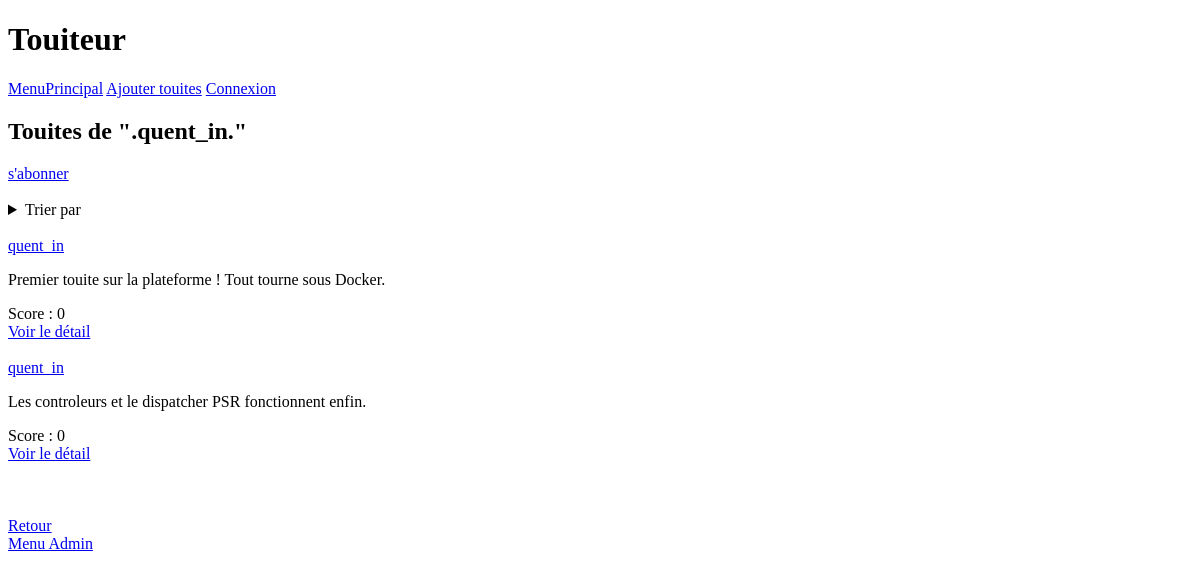
The page /?action=DisplayTouiteOfUser&id=1 on the database as committed earlier.
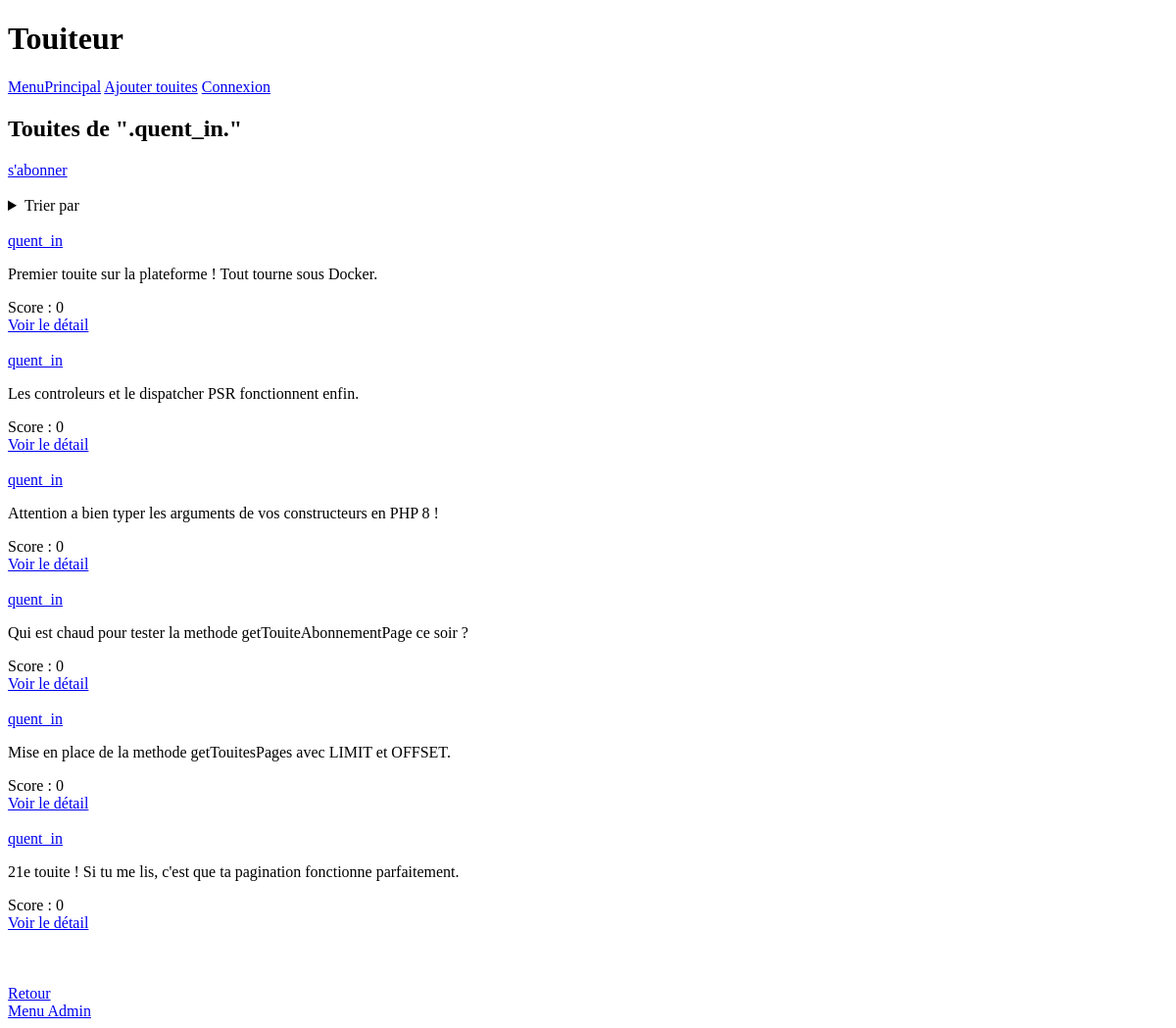
The same page on the database as committed later.
### tables this page shows
CREATE TABLE utilisateur (
id_user INT AUTO_INCREMENT PRIMARY KEY,
username VARCHAR(30) NOT NULL UNIQUE,
nom_user VARCHAR(50),
prenom_user VARCHAR(50),
email_user VARCHAR(120),
nb_touites INT DEFAULT 0 NOT NULL,
CONSTRAINT chk_user_nb_touites CHECK (nb_touites >= 0)
);

CREATE TABLE touite (
id_touite INT AUTO_INCREMENT PRIMARY KEY,
texte_touite VARCHAR(235) NOT NULL,
id_user INT NOT NULL,
id_image INT,
date_touite DATETIME DEFAULT CURRENT_TIMESTAMP NOT NULL,
score INT DEFAULT 0,
CONSTRAINT fk_touite_user FOREIGN KEY (id_user) REFERENCES utilisateur(id_user),
CONSTRAINT fk_touite_image FOREIGN KEY (id_image) REFERENCES image(id_image)
);

### public/index.php (called while the page is built, shortened)
<?php
try {
    $dispatcher = new Dispatcher();
    $dispatcher->addRoute('default', HomeAction::class);
    $dispatcher->addRoute('home', HomeAction::class);
    $dispatcher->addRoute('add-touite', AddTouitesAction::class);
    $dispatcher->addRoute('display-touite', DisplayTouiteAction::class);
    $dispatcher->addRoute('DisplayTouiteOfUser', DisplayTouitesOfUserAction::class);
    $dispatcher->addRoute('connexion', ConnexionAction::class);
    $dispatcher->addRoute('profil', ProfilAction::class);
    $dispatcher->addRoute('like', LikeAction::class);
    $dispatcher->addRoute('dislike', DislikeAction::class);
    $dispatcher->addRoute('deconnexion', DeconnecterAction::class);
    $dispatcher->addRoute('tagPage', DisplayTagPage::class);
    $dispatcher->addRoute('abonnementUser', AbonnerUserAction::class);
    $dispatcher->addRoute('abonnementTag', AbonnerTagAction::class);
    $dispatcher->addRoute('pagePerso', PagePersoAction::class);
    $dispatcher->addRoute('connexionAdmin', ConnectionAdminAction::class);
    $dispatcher->addRoute('adminPage', adminPageAction::class);
    $dispatcher->run();
} catch (Exception $e) {
    echo "<h1>Erreur critique</h1>";
    echo "<p>" . htmlspecialchars($e->getMessage()) . "</p>";
}

### src/repository/TouiteRepository.php (called while the page is built, shortened)
<?php
class TouiteRepository {
    private static ?array $config= null;
    private static ?TouiteRepository $instance=null;
    private PDO $pdo;
    public function __construct (){
        $driver = self::$config['driver'] ?? 'mysql';
        $host = self::$config['host'] ?? 'localhost';
        $database = self::$config['database'] ?? '';
        $user = self::$config['username'] ?? '';
        $pass = self::$config['password'] ?? '';
        $dsn = "{$driver}:host={$host};dbname={$database};charset=utf8";
        $this->pdo = new PDO($dsn, $user, $pass, [
            PDO::ATTR_ERRMODE => PDO::ERRMODE_EXCEPTION,
            PDO::ATTR_DEFAULT_FETCH_MODE => PDO::FETCH_ASSOC
        ]);
    }
    public static function setConfig (String $file): void{
        $conf = parse_ini_file($file);
        self::$config = $conf;
    }
    public static function getInstance() : TouiteRepository{
        if (self::$instance === null){
            self::$instance = new TouiteRepository();
        }
        return self::$instance;
    }
    public function getTag(string $libelle_tag): ?Tag
    {
        $querySelect = "SELECT * FROM tag WHERE libelle_tag = :libelle_tag";
        $stmtSelect = $this->pdo->prepare($querySelect);
        $stmtSelect->execute([':libelle_tag' => $libelle_tag]);
        $tag = $stmtSelect->fetch();
        return null;
    }
    public function getListTouiteUserInverse(int $iduser): array
    {
        $sql = "SELECT t.id_touite, t.texte_touite, t.date_touite,
                   u.id_user,u.username, u.nom_user, u.prenom_user, u.email_user,
                   i.chemin_img
            FROM touite t
            JOIN utilisateur u ON u.id_user = t.id_user
            LEFT JOIN image i ON t.id_image = i.id_image
            WHERE t.id_user = :iduser
            GROUP BY t.id_touite, t.texte_touite, t.date_touite, u.id_user,u.username, u.nom_user, u.prenom_user, u.email_user, i.chemin_img
            ORDER BY t.date_touite ASC";
        $stmt = $this->pdo->prepare($sql);
        $stmt->execute([
            'iduser' => $iduser
        ]);
        $rows = $stmt->fetchAll();
        return ($this->getTouites($rows));
    }
    public function getTouites(array $rows):array{
        $touites = [];
        foreach ($rows as $row) {
            $auteur = new User(
                (int)$row['id_user'],
                0,
                $row['username'],
                $row['nom_user'],
                $row['prenom_user'],
                $row['email_user']
            );
            $touites[] = new Touite(
                (int)$row['id_touite'],
                $auteur,
                $row['date_touite'],
                $row['texte_touite'],
                $row['chemin_img'] ?? null,
                [],
                $row['score'] ?? 0
            );
        }
        return $touites;
    }
    public function estAbonne(int $idFollowed) : string {
        return "s'abonner";
    }
}

### src/render/TouiteRendererDefault.php (called while the page is built, shortened)
<?php
abstract class TouiteRendererDefault implements Renderer {
    protected TouiteRepository $repo;
    public function __construct(Touite $touite,TouiteRepository $repo)
    {
        $this->touite = $touite;
        $this->repo = $repo;
    }
    public function render(int $selector = self::COMPACT): string {
        switch ($selector) {
            case self::COMPACT:
            default:
                return $this->renderCompact();
        }
    }
    public function replaceTagInText(string $text): string
    {
        $tags = Tag::getTagInText($text);
        foreach ($tags as $libelle) {
            $tag = $this->repo->getTag($libelle);
        }
        return $text;
    }
}

### src/objet/Touite.php (called while the page is built, shortened)
<?php
class Touite
{
    private int $id_touite;
    private User $auteur;
    private string $contenu;
    private int $score;
    public function __construct(int $id_touite, User $auteur, string $date, string $contenu, ?string $image, ?array $tags,int $score = 0)
    {
        $this->id_touite = $id_touite;
        $this->auteur = $auteur;
        $this->contenu = $contenu;
        $this->score = $score;
    }
    public function getContenu(): string
    {
        return $this->contenu;
    }
    public function getIdTouite(): int
    {
        return $this->id_touite;
    }
    public function getAuteur(): User
    {
        return $this->auteur;
    }
    public function getScore(): int
    {
        return $this->score;
    }
}

### src/objet/User.php (called while the page is built, shortened)
<?php
class User
{
    private int $id_user;
    private ?string $username;
    public function __construct(
        int $id_user,
        ?int $nb_touites = 0,
        ?string $username = null,
        ?string $nom = null,
        ?string $prenom = null,
        ?string $email = null
    ) {
        $this->id_user = $id_user;
        $this->username = $username;
    }
    public function getIdUser(): int
    {
        return $this->id_user;
    }
    public function getUsername(): ?string
    {
        return $this->username;
    }
}

### src/objet/Tag.php (called while the page is built, shortened)
<?php
class Tag
{
    public static function getTagInText(string $text): array {
        $pattern = "/#(\w+)/u";
        if (preg_match_all($pattern, $text, $matches)) {
            return array_values(array_unique($matches[1]));
        }
        return [];
    }
}

### src/render/TouiteRendererCompact.php (the view, shortened to what the changed rows need)
<?php
class TouiteRendererCompact extends TouiteRendererDefault{
    public function renderCompact(): string{
        $id = $this->touite->getIdTouite();
        $texte =htmlspecialchars($this->touite->getContenu());
        $auteurObj = $this->touite->getAuteur();
        $nomAuteur = $auteurObj->getUsername();
        $auteur = htmlspecialchars($nomAuteur);
        $score = $this->touite->getScore();
        return <<<HTML
        <article class="touite-card touite-compact">
            <div class="touite-header">
                <a href="?action=DisplayTouiteOfUser&id={$auteurObj->getIdUser()}">{$auteur}</a>
            </div>
            <p class="touite-content">{$this->replaceTagInText($texte)}</p>
            <div class="touite-footer">
                <span class="score">Score : {$score}</span><br>
                <a href="?action=display-touite&id={$id}">Voir le détail</a>
            </div>
        </article>
        <br>
HTML;
    }
}

### src/action/DisplayTouitesOfUserAction.php (shortened to what the changed rows need)
<?php
class DisplayTouitesOfUserAction extends Action
{
    public function execute(): string
    {
        $repo = TouiteRepository::getInstance();
        $iduser = trim($_GET['id']);
        $user = $repo->getUserByID($iduser);
        $username = $user->getUsername();
        if (isset($_GET['ordre']) && $_GET['ordre'] == 'asc') {
            $touites = $repo->getListTouiteUser($iduser);
        } else {
            $touites = $repo->getListTouiteUserInverse($iduser);
        }
        $html = <<<HTML
        <section class='touite-action'>
        <h2>Touites de ".$username."</h2>
         <a href="?action=abonnementUser&idFollowed={$iduser}">{$repo->estAbonne($iduser)}</a>
        <br><br>
        <details>
        <summary>Trier par</summary>
        <a href="?action=DisplayTouiteOfUser&id=$iduser&ordre=desc">Plus récents d'abord</a><br>
        <a href="?action=DisplayTouiteOfUser&id=$iduser&ordre=asc">Plus anciens d'abord</a>
        </details> <br>
        HTML;
        if (empty($touites)) {
            $html .= "<p> Aucun touite pour le moment</p>";
        } else {
            foreach($touites as $touite){
                $renderer = new TouiteRendererCompact($touite,$repo);
                $html .= $renderer->render();
            }
        }
        $html .= "</section>";
        $html .= <<<HTML
        <br><br>
        <a href="{$_SERVER['HTTP_REFERER']}">Retour</a>
        HTML;
        return $html;
    }
}

Rows that differ between the two databases and show on the page:
changed utilisateur "quent_in": username "quent_in quent_in" → "quent_in quent_in quent_in quent_in quent_in quent_in"
added touite: texte_touite "Attention a bien typer les arguments de vos constructeurs en PHP 8 !"
added touite: texte_touite "Qui est chaud pour tester la methode getTouiteAbonnementPage ce soir ?"
added touite: texte_touite "Mise en place de la methode getTouitesPages avec LIMIT et OFFSET."
Other text that changed with them:
$score: "0 0" → "0 0 0 0 0 0"
$this->replaceTagInText($texte): (not shown) → "21e touite ! Si tu me lis, c'est que ta pagination fonctionne parfaitement."
text no longer shown: "Score : Score : Voir le détail Voir le détail"
text now shown: "Score : Score : Score : Score : Score : Score : Voir le détail Voir le détail Voir le détail Voir le détail Voir le détail Voir le détail"
